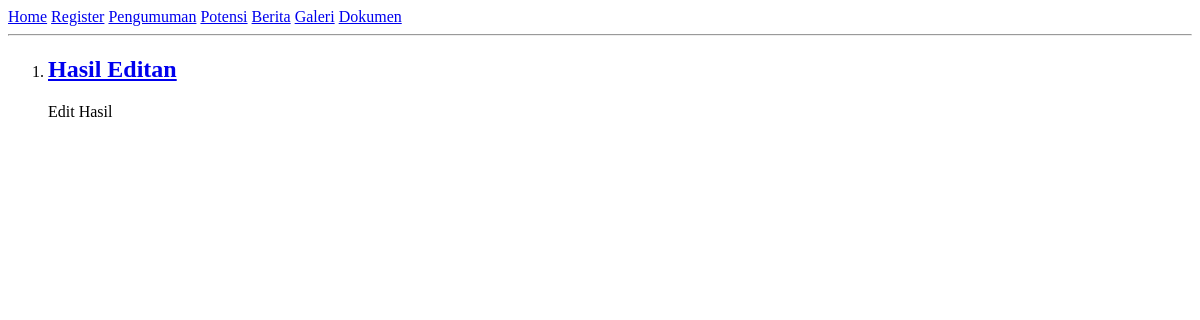
/news, run on an earlier commit of the app's database.
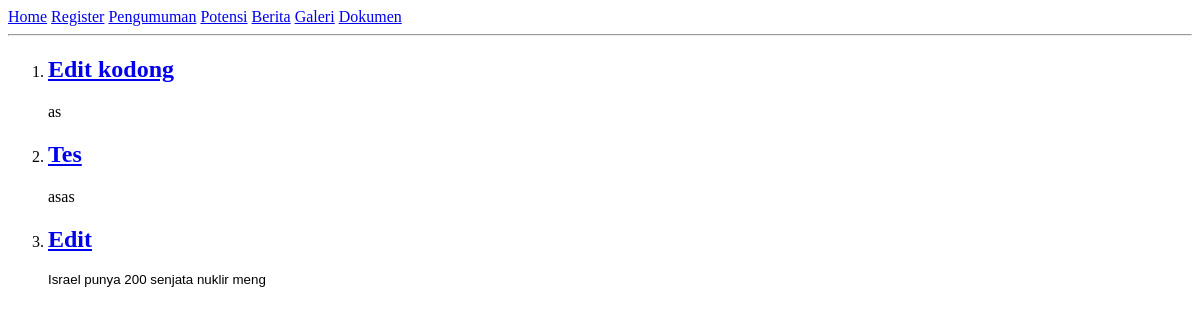
And on a later commit of the database.
### tables this page shows
CREATE TABLE `pengumuman` (
  `id` int(11) NOT NULL,
  `title` varchar(200) NOT NULL,
  `content` text NOT NULL,
  `foto` varchar(100) NOT NULL
);

### models/load_class.php (called while the page is built, shortened)
<?php
require_once('db.php');
	function autoload($class)
	{
		$namafile = $class.'.php';
	}
	try {
		$pengumuman = new pengumuman_model($db);
	} catch (Exception $e) {
		echo "Error".$e->getMessage()."\n";
	}
?>

### models/pengumuman_model.php (called while the page is built, shortened)
<?php
	class pengumuman_model
	{
		private $db;
		function __construct($database)
		{
			$this->db=$database;
		}
		public function getPengumuman()
		{
			$query = $this->db->prepare("SELECT * FROM `pengumuman`");
			try {
				$query->execute();
			} catch (PDOException $e) {
				die();
			}
			return $query->fetchAll(PDO::FETCH_ASSOC);
		}
	}
?>

### views/news.php (the view)
<?php
echo '<ol>';
$pengumuman = $pengumuman->getPengumuman();
foreach ($pengumuman as $a)
{
	echo'
	<li><a href="'.root.'pengumuman/v/'.$a['id'].'"><h2>'.$a['title'].'</a></h2>
	<p>'.substr($a['content'],0,100).'</p>
	';
}
?>

What changed in the data, as far as the page shows it:
removed pengumuman: title "Hasil Editan", content "Edit Hasil"
added pengumuman: title "Edit kodong", content "as"
added pengumuman: title "Tes", content "asas"
added pengumuman: title "Edit", content "Israel punya 200 senjata nuklir meng"
